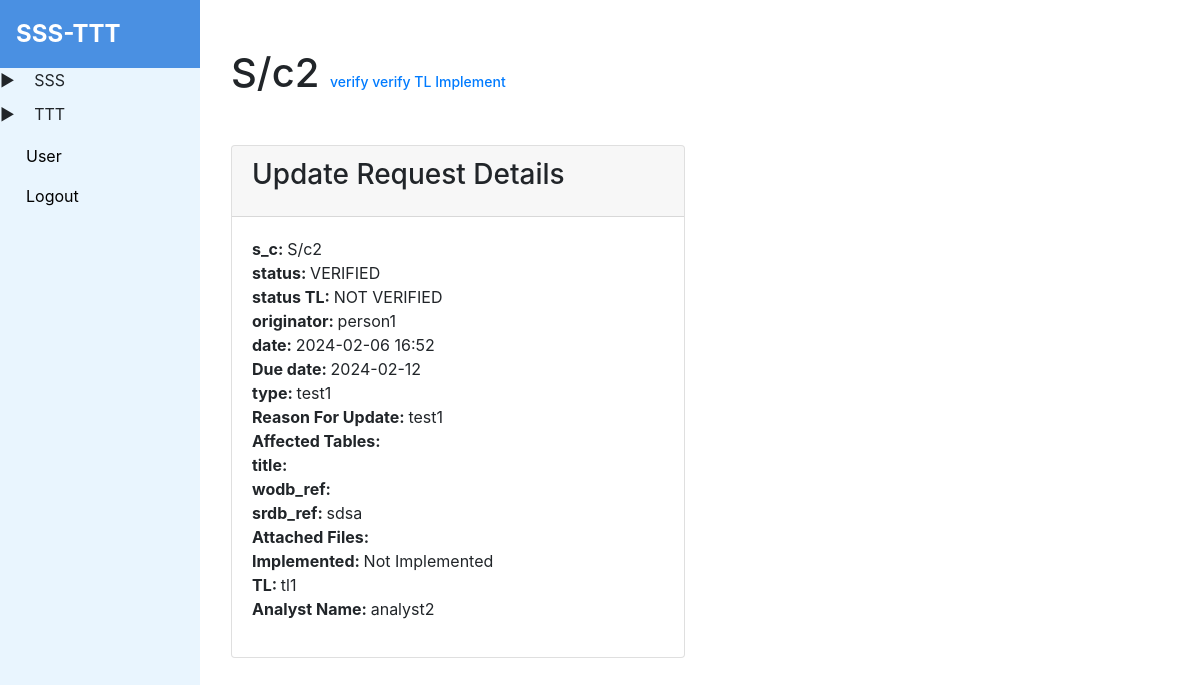
The app's page /srdb/update/request/1 (signed in) with its own data.
### tables this page shows
CREATE TABLE 't_srdb_update_request' (
    'id' INTEGER PRIMARY KEY AUTOINCREMENT,
    's_c' varchar(1000) NOT NULL,
    'status' varchar(1000) NOT NULL,
    'status_tl' varchar(1000) NOT NULL,
    'originator' varchar(1000) NOT NULL,
    'date' varchar(1000) NOT NULL,
    'type' varchar(1000) NOT NULL,
    'reason_for_update' varchar(1000) NOT NULL,
    'affected_tables' varchar(1000) NOT NULL,
    'title' varchar(1000),
    'wodb_ref' varchar(1000),
    'srdb_ref' varchar(1000),
    'affected_files' varchar(3000),
    'implemented' varchar(100),
    'tl'        varchar(100),
    'analyst_name'   varchar(100),
    'originator_date'  datetime, 
    'tl_date' datetime,
    'analyst_date' datetime,
    'due_date' datetime
    );

### app.py (the view)
@app.route('/srdb/update/request/<int:srdb_update_request_id>')
@check_login
def srdb_update_request_detail(srdb_update_request_id):
    data = get_record_by_table_name('t_srdb_update_request', srdb_update_request_id)
    return render_template('srdb_update_request/srdb_update_request_detail.html', data=data, is_admin = session.get('user'))

### app.py (called while the page is built)
def check_login(f):
    @wraps(f)
    def decorated_function(*args, **kwargs):
        if session.get('user') is None:
            return redirect(url_for('login'))
        return f(*args, **kwargs)
    return decorated_function

### db_helper.py (called while the page is built)
def get_record_by_table_name(table_name: str, record_id: int):
    cursor = conn.cursor()
    cursor.execute(f'SELECT * FROM {table_name} WHERE id = {record_id}')
    result = cursor.fetchone()
    cursor.close()
    return result

### templates/srdb_update_request/srdb_update_request_detail.html (shortened to what this page needs)
{% extends 'base.html' %}
{% block content %}
  <div class="container my-5">
    <div class="row">
      <div class="col-12">
        <h1 class="text-start mb-5">{{ data[1] }}
          {% if is_admin %}
            <td>
                <a href="/srdb/update/request/verify/{{data[0]}}" class="btn-md" role="button" style="font-size: 14px;">
                  verify
                </a>
            </td>
            <td>
              <a href="/srdb/update/request/verify_tl/{{data[0]}}" class="btn-md" role="button" style="font-size: 14px;">
                verify TL
              </a>
          </td>
            <td>
              <a href="/srdb/update/request/implement/{{data[0]}}" class="btn-md" role="button" style="font-size: 14px;">
                  Implement
              </a>
            </td>
            <td>
              <a style="padding-right: 10px;" href="/update/srdb/update/request/{{data[0]}}" class="btn-md" role="button">
              </a>
          </td>
          {% endif %}
        </h1>
      </div>
    </div>
    <div class="row">
      <div class="col-md-6">
        <div class="card mb-4">
          <div class="card-header">
            <h3 class="card-title">Update Request Details</h3>
          </div>
          <div class="card-body">
            <ul class="list-unstyled">
              <li><strong>s_c: </strong> {{ data[1] }}</li>
              <li><strong>status: </strong> {{ data[2] }}</li>
              <li><strong>status TL: </strong> {{ data[3] }}</li>
              <li><strong>originator: </strong> {{ data[4] }}</li>
              <li><strong>date: </strong> {{ data[5] }}</li>
              <li><strong>Due date: </strong> {{ data[19] }}</li>
              <li><strong>type: </strong> {{ data[6] }}</li>
              <li><strong>Reason For Update: </strong> {{ data[7] }}</li>
              <li><strong>Affected Tables: </strong> {{ data[8] }}</li>
              <li><strong>title: </strong> {{ data[9] }}</li>
              <li><strong>wodb_ref: </strong> {{ data[10] }}</li>
              <li><strong>srdb_ref: </strong> {{ data[11] }}</li>
              <li><strong>Attached Files: </strong> {{ data[12] }}</li>
              <li><strong>Implemented: </strong> {{ data[13] }}</li>
              <li><strong>TL: </strong> {{ data[14] }}</li>
              <li><strong>Analyst Name: </strong> {{ data[15] }}</li>
            </ul>
          </div>
        </div>
      </div>
    </div>
  </div>
{% endblock %}

### records on screen
t_srdb_update_request: s_c "S/c2", status "VERIFIED", status_tl "NOT VERIFIED", originator "person1", date "2024-02-06 16:52", due_date "2024-02-12", type "test1", reason_for_update "test1", srdb_ref "sdsa", implemented "Not Implemented", tl "tl1", analyst_name "analyst2"
